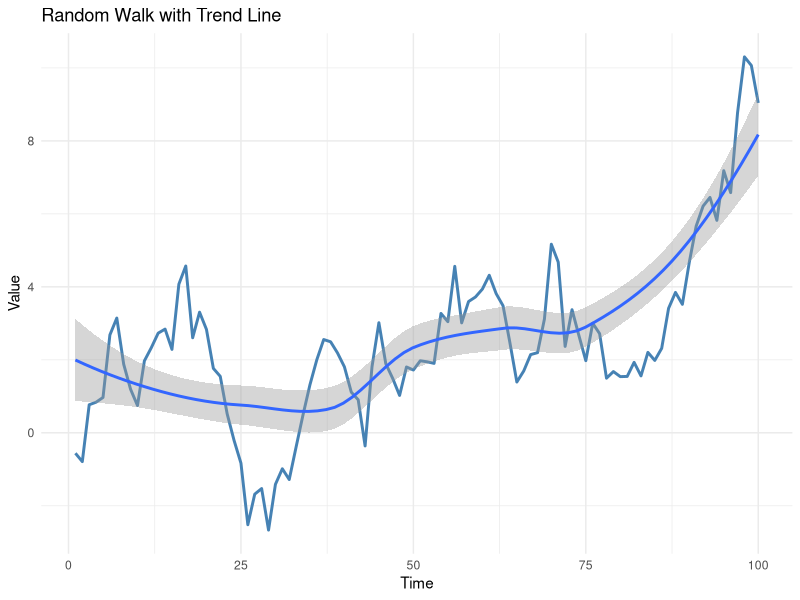

Source code (R):
## ---- chunk 1
knitr::opts_chunk$set(echo = TRUE, 
                      warning = FALSE, 
                      message = FALSE,
                      fig.width = 8, 
                      fig.height = 5)
library(ggplot2)
## ---- chunk 2
# Create some sample data
set.seed(123)
data <- data.frame(
  x = 1:100,
  y = cumsum(rnorm(100))
)

# Create a plot
ggplot(data, aes(x = x, y = y)) +
  geom_line(color = "steelblue", size = 1) +
  geom_smooth(method = "loess", se = TRUE) +
  theme_minimal() +
  labs(title = "Random Walk with Trend Line",
       x = "Time",
       y = "Value")
## ---- chunk 3
# Create a summary table
knitr::kable(head(mtcars, 5), 
             caption = "First 5 rows of mtcars dataset")
## ---- chunk 4
# Summary statistics
summary(mtcars$mpg)
